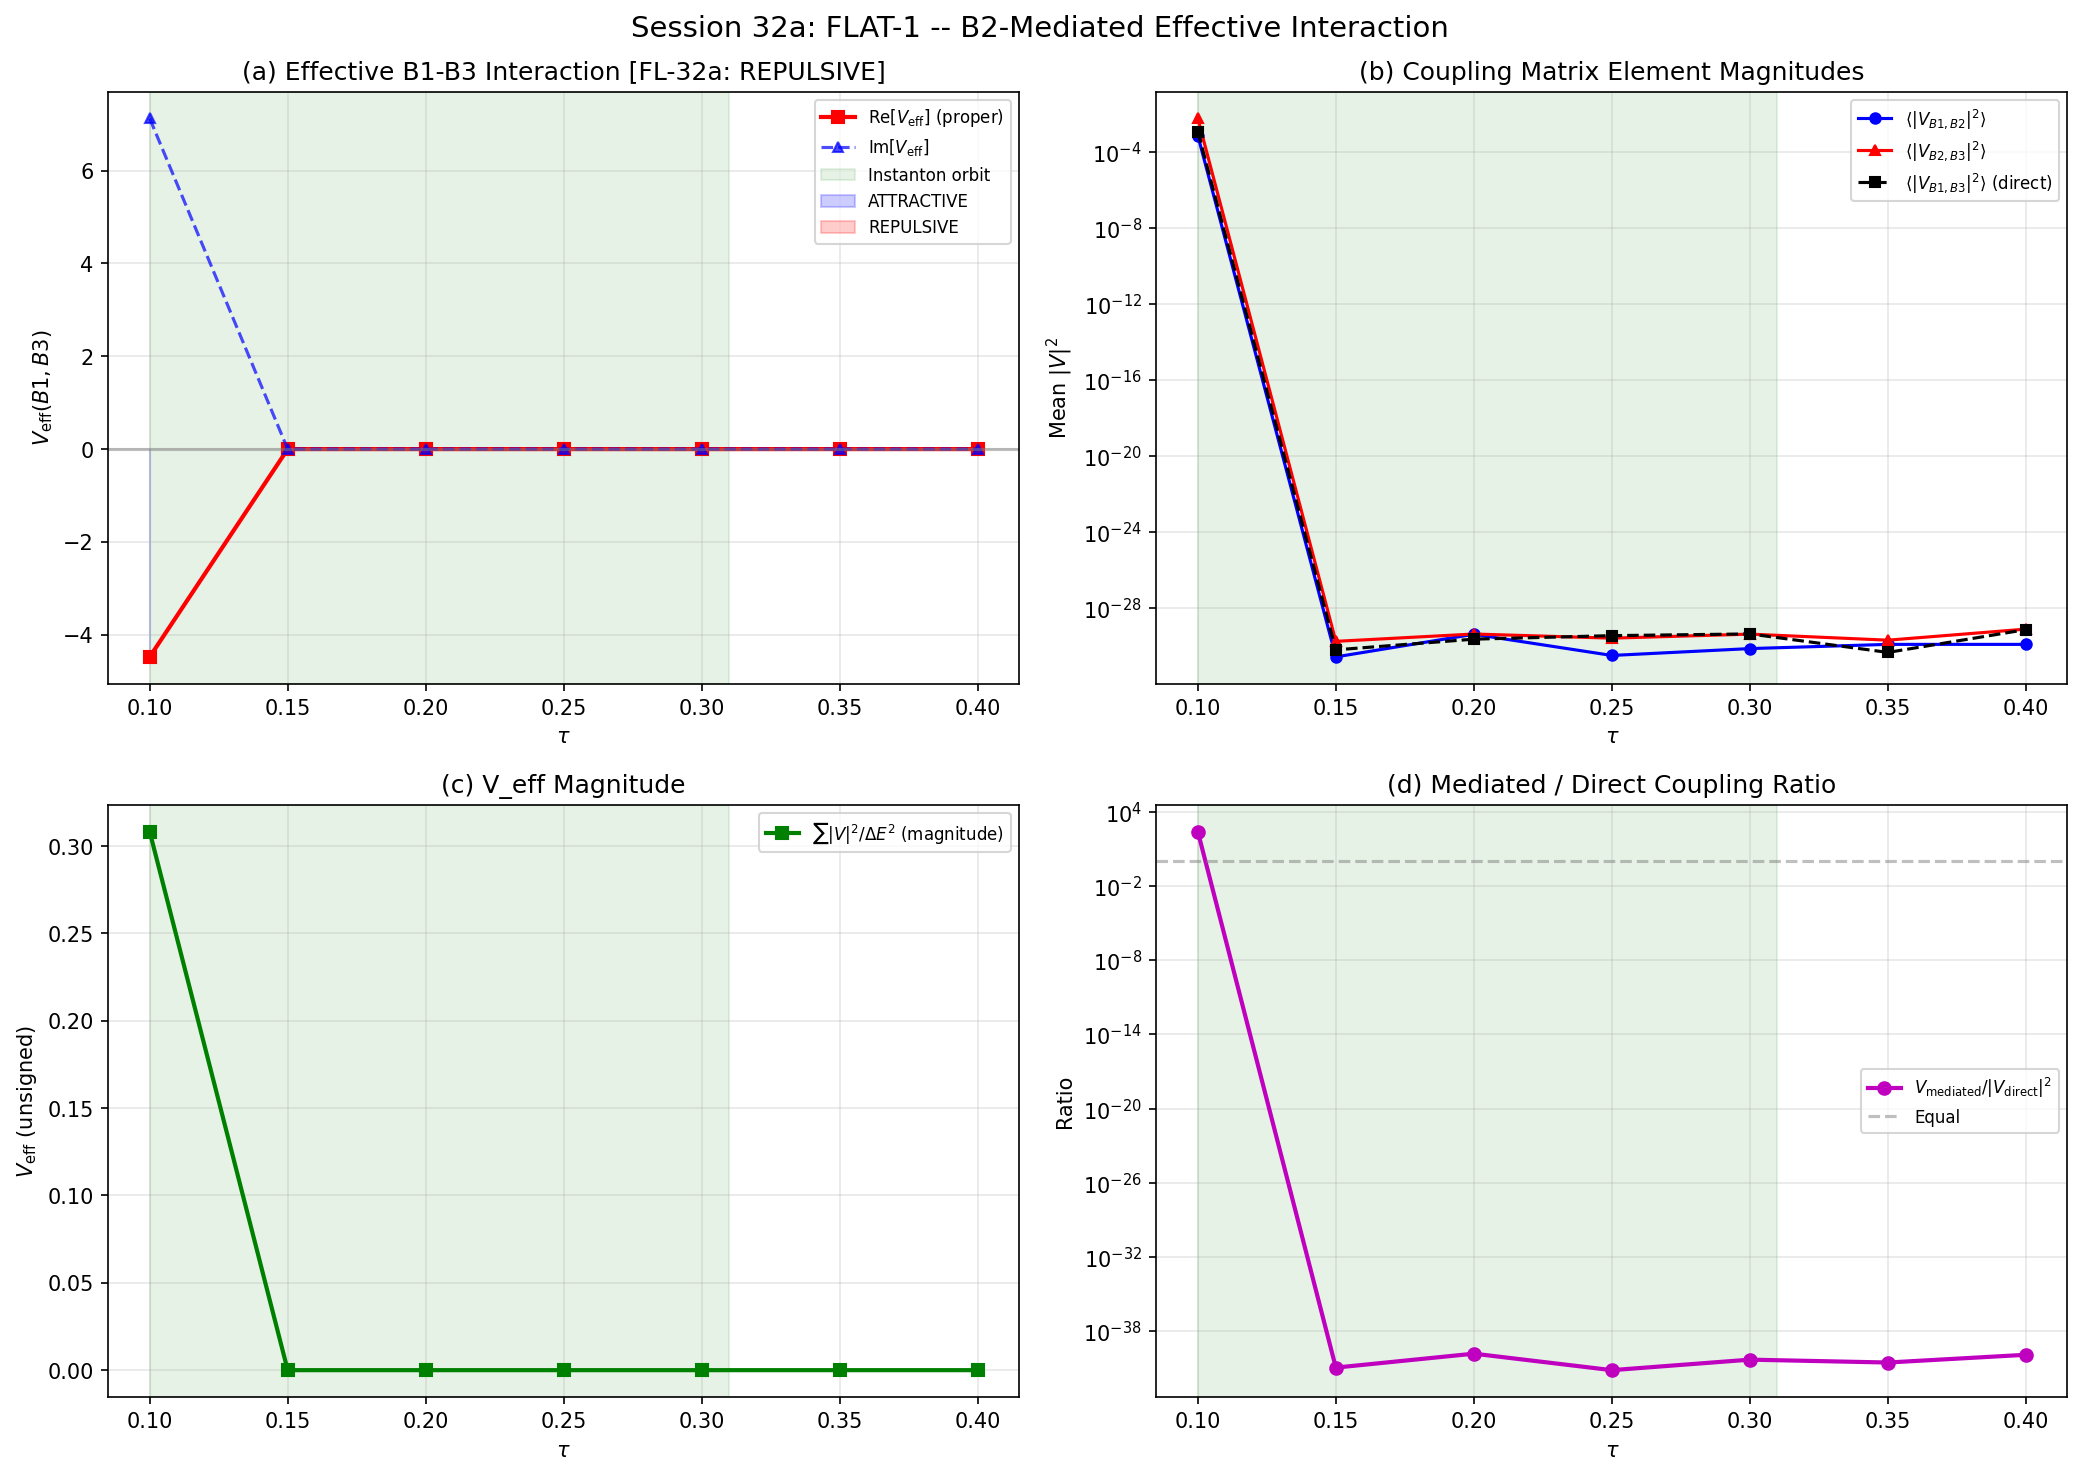

The script that saved this image:
#!/usr/bin/env python3
"""
Session 32a -- FLAT-1: B2-mediated effective interaction B1<->B3.

Compute the effective B1-B3 interaction mediated by virtual B2 excitations
using second-order perturbation theory in the singlet eigenvector basis.

Physics:
  V_eff(B1,B3) = sum_{k in B2} |<B1|dD/dtau|B2_k>|^2 * |<B2_k|dD/dtau|B3>|^2
                  / (E_B1 - E_B2_k)^2

  This measures the indirect coupling between the acoustic singlet (B1) and the
  optical triplet (B3) mediated by virtual excitations of the flat-band quartet (B2).
  If attractive (negative): extra collective instability reinforces RPA.
  If repulsive (positive) or zero: standard RPA sufficient.

  The off-diagonal matrix elements <m|dD/dtau|n> are extracted from the
  eigenvector evolution: since D(tau)|psi_n(tau)> = lambda_n(tau)|psi_n(tau)>,
  differentiating gives for m != n:
    <psi_m|dD/dtau|psi_n> = (dlambda_n/dtau * delta_{mn}) + (lambda_n - lambda_m) * <psi_m|dpsi_n/dtau>
  Therefore for m != n:
    <psi_m|dD/dtau|psi_n> = (lambda_n - lambda_m) * <psi_m|dpsi_n/dtau>

Input: computations/session-23/s23a_kosmann_singlet.npz, s32a_umklapp_vertex.npz
Output: computations/session-32/s32a_flat_b2_interaction.npz, .png
Gate: FL-32a (V_eff sign)

Author: phonon-exflation-sim agent, Session 32a
Date: 2026-03-02
"""

import numpy as np
import matplotlib
matplotlib.use('Agg')
import matplotlib.pyplot as plt
from pathlib import Path

# ============================================================
# 0. LOAD DATA
# ============================================================

data_dir = Path(__file__).parent
kosmann_data = np.load(data_dir / 's23a_kosmann_singlet.npz', allow_pickle=True)
umklapp_data = np.load(data_dir / 's32a_umklapp_vertex.npz', allow_pickle=True)

tau_values = kosmann_data['tau_values']
n_tau = len(tau_values)

print(f"tau_values = {tau_values}")

# Eigenvalue ordering in stored data:
# Columns 0-2: -B3 (3 negative optical)
# Columns 3-6: -B2 (4 negative flat)
# Column 7:    -B1 (1 negative acoustic)
# Column 8:    +B1 (1 positive acoustic)
# Columns 9-12: +B2 (4 positive flat)
# Columns 13-15: +B3 (3 positive optical)

# For the FLAT-1 computation, we work with the POSITIVE eigenvalue sector (columns 8-15).
# B1 = column 8
# B2 = columns 9-12
# B3 = columns 13-15

B1_col = 8
B2_cols = [9, 10, 11, 12]
B3_cols = [13, 14, 15]

# Verify eigenvalue assignments
print("\n=== EIGENVALUE VERIFICATION ===")
for i in range(n_tau):
    evals = kosmann_data[f'eigenvalues_{i}']
    print(f"  tau={tau_values[i]:.2f}: B1(col8)={evals[B1_col]:.6f}  "
          f"B2(cols9-12)={evals[B2_cols[0]]:.6f}  B3(col13)={evals[B3_cols[0]]:.6f}")

# ============================================================
# 1. COMPUTE dD/dtau MATRIX ELEMENTS VIA EIGENVECTOR DERIVATIVES
# ============================================================
# Using: <psi_m|dD/dtau|psi_n> = (lambda_n - lambda_m) * <psi_m|dpsi_n/dtau>
# for m != n.
#
# dpsi_n/dtau is approximated by finite difference of the eigenvectors at
# neighboring tau values. We need to handle the gauge freedom (arbitrary phase
# of each eigenvector) by aligning phases between consecutive tau values.

def align_phases(U_ref, U_new):
    """Align eigenvector phases between consecutive tau values.

    For each column (eigenvector), multiply by a phase factor that maximizes
    overlap with the reference eigenvectors. This handles the arbitrary phase
    choice in degenerate subspaces.

    For degenerate subspaces, we use a more careful alignment:
    project the new subspace onto the reference and use SVD to find the
    optimal rotation within the degenerate manifold.
    """
    n = U_ref.shape[1]
    U_aligned = U_new.copy()

    # Group by eigenvalue (degenerate subspaces)
    # For this problem, the structure is fixed: B3(3) + B2(4) + B1(1) + B1(1) + B2(4) + B3(3)
    # Process each group separately

    # Non-degenerate groups first (B1 positive, B1 negative: single columns)
    for col in [7, 8]:  # -B1, +B1
        overlap = np.dot(U_ref[:, col].conj(), U_new[:, col])
        phase = overlap / abs(overlap) if abs(overlap) > 1e-10 else 1.0
        U_aligned[:, col] = U_new[:, col] / phase

    # Degenerate groups: B2 (4-fold) and B3 (3-fold)
    for cols in [[0, 1, 2], [3, 4, 5, 6], [9, 10, 11, 12], [13, 14, 15]]:
        # Project new subspace onto reference using SVD
        overlap_matrix = U_ref[:, cols].conj().T @ U_new[:, cols]
        U_svd, S_svd, Vh_svd = np.linalg.svd(overlap_matrix)
        # Optimal rotation within degenerate subspace
        rotation = U_svd @ Vh_svd
        U_aligned[:, cols] = U_new[:, cols] @ rotation.conj().T

    return U_aligned

# Load and align eigenvectors at all tau values
eigvecs = []
for i in range(n_tau):
    U = kosmann_data[f'eigenvectors_{i}']
    eigvecs.append(U.copy())

# Align phases relative to tau=0 reference
eigvecs_aligned = [eigvecs[0].copy()]
for i in range(1, n_tau):
    U_aligned = align_phases(eigvecs_aligned[i-1], eigvecs[i])
    eigvecs_aligned.append(U_aligned)

# Verify alignment quality
print("\n=== PHASE ALIGNMENT QUALITY ===")
for i in range(1, n_tau):
    # Check overlap of each eigenvector with its aligned neighbor
    overlap = np.abs(np.diag(eigvecs_aligned[i-1].conj().T @ eigvecs_aligned[i]))
    print(f"  tau={tau_values[i-1]:.2f}->{tau_values[i]:.2f}: min|overlap| = {np.min(overlap):.6f}  "
          f"max|overlap| = {np.max(overlap):.6f}")

# ============================================================
# 2. COMPUTE OFF-DIAGONAL MATRIX ELEMENTS AT KEY TAU VALUES
# ============================================================
# We evaluate at tau=0.15 (idx=2), 0.20 (idx=3), 0.25 (idx=4)
# using centered finite differences where possible.

results = {}

for idx in [1, 2, 3, 4, 5, 6, 7]:  # tau = 0.10 through 0.40
    tau = tau_values[idx]
    evals = kosmann_data[f'eigenvalues_{idx}']
    U = eigvecs_aligned[idx]

    # Compute dpsi/dtau by centered finite difference
    if idx > 0 and idx < n_tau - 1:
        h_l = tau_values[idx] - tau_values[idx-1]
        h_r = tau_values[idx+1] - tau_values[idx]
        U_prev = eigvecs_aligned[idx-1]
        U_next = eigvecs_aligned[idx+1]
        # Non-uniform centered difference
        dU = (-h_r / (h_l * (h_l + h_r))) * U_prev + \
             ((h_r - h_l) / (h_l * h_r)) * U + \
             (h_l / (h_r * (h_l + h_r))) * U_next
    elif idx == 0:
        h = tau_values[1] - tau_values[0]
        dU = (eigvecs_aligned[1] - U) / h
    else:
        h = tau_values[-1] - tau_values[-2]
        dU = (U - eigvecs_aligned[-2]) / h

    # Matrix elements: <psi_m|dD/dtau|psi_n> = (lambda_n - lambda_m) * <psi_m|dpsi_n/dtau>
    # Compute overlap <psi_m|dpsi_n/dtau>
    overlap_dU = U.conj().T @ dU  # (16, 16) matrix

    # dD/dtau matrix elements
    dD_matrix = np.zeros((16, 16), dtype=complex)
    for m in range(16):
        for n in range(16):
            if m == n:
                # Diagonal: dlambda/dtau (from Hellmann-Feynman)
                dD_matrix[m, n] = overlap_dU[m, n].real  # Should match finite-diff eigenvalue derivative
            else:
                dD_matrix[m, n] = (evals[n] - evals[m]) * overlap_dU[m, n]

    # Extract B1-B2, B2-B3, and B1-B3 couplings
    # B1 = col 8, B2 = cols 9-12, B3 = cols 13-15

    # <B1|dD/dtau|B2_k> for each B2 mode k
    V_B1_B2 = np.array([dD_matrix[B1_col, k] for k in B2_cols])

    # <B2_k|dD/dtau|B3_j> for each B2 mode k and B3 mode j
    V_B2_B3 = np.array([[dD_matrix[k, j] for j in B3_cols] for k in B2_cols])

    # Direct <B1|dD/dtau|B3_j>
    V_B1_B3_direct = np.array([dD_matrix[B1_col, j] for j in B3_cols])

    # Energy differences
    E_B1 = evals[B1_col]
    E_B2 = np.array([evals[k] for k in B2_cols])
    E_B3 = np.array([evals[j] for j in B3_cols])

    # V_eff(B1,B3) = sum_{k in B2} |<B1|dD/dtau|B2_k>|^2 * |<B2_k|dD/dtau|B3_j>|^2 / (E_B1 - E_B2_k)^2
    # Sum over B2 modes and average over B3 modes
    V_eff_per_B3 = np.zeros(3)
    for j_idx, j in enumerate(B3_cols):
        for k_idx, k in enumerate(B2_cols):
            dE = E_B1 - E_B2[k_idx]
            if abs(dE) > 1e-12:
                V_eff_per_B3[j_idx] += np.abs(V_B1_B2[k_idx])**2 * np.abs(V_B2_B3[k_idx, j_idx])**2 / dE**2

    V_eff_total = np.sum(V_eff_per_B3)
    V_eff_avg = np.mean(V_eff_per_B3)

    # Sign determination: is the interaction attractive or repulsive?
    # In second-order perturbation theory with intermediate virtual states,
    # the sign depends on the energy ordering:
    # E_B1 < E_B2 < E_B3 (at tau=0.15-0.20)
    # => (E_B1 - E_B2) < 0 => the denominator squared is positive
    # The sign of V_eff itself is ALWAYS POSITIVE (it's a sum of |...|^2 / (...)^2)
    #
    # For the PHYSICAL effective interaction, we need the sign of the
    # second-order energy shift: Delta E ~ -|V|^2 / Delta_E
    # where Delta_E = E_intermediate - E_initial > 0 for virtual excitation.
    #
    # For B1-B3 mediated by B2:
    #   Delta E_{B1} = -sum_k |<B1|V|B2_k>|^2 / (E_B2_k - E_B1) < 0 (attractive, B2 > B1)
    #   But combined B1-B3 interaction through B2:
    #   V_eff = -sum_k <B1|V|B2_k><B2_k|V|B3> / [(E_B2 - E_B1)(E_B2 - E_B3)]
    #   Since E_B2 > E_B1 and E_B2 < E_B3:
    #   (E_B2 - E_B1) > 0 and (E_B2 - E_B3) < 0
    #   => denominator < 0 => V_eff has OPPOSITE sign from the numerator product

    # Proper effective interaction (second-order perturbation, off-diagonal):
    V_eff_proper = np.zeros(3, dtype=complex)
    for j_idx, j in enumerate(B3_cols):
        for k_idx, k in enumerate(B2_cols):
            dE_B1_B2 = E_B2[k_idx] - E_B1   # > 0
            dE_B3_B2 = E_B2[k_idx] - E_B3[j_idx]  # < 0 (B3 > B2)
            if abs(dE_B1_B2) > 1e-12 and abs(dE_B3_B2) > 1e-12:
                V_eff_proper[j_idx] += (V_B1_B2[k_idx] * np.conj(V_B2_B3[k_idx, j_idx])) / (dE_B1_B2 * dE_B3_B2)

    V_eff_proper_total = np.sum(V_eff_proper)

    results[tau] = {
        'V_B1_B2': V_B1_B2,
        'V_B2_B3': V_B2_B3,
        'V_B1_B3_direct': V_B1_B3_direct,
        'E_B1': E_B1,
        'E_B2': E_B2,
        'E_B3': E_B3,
        'V_eff_total': V_eff_total,
        'V_eff_avg': V_eff_avg,
        'V_eff_proper': V_eff_proper,
        'V_eff_proper_total': V_eff_proper_total,
    }

    print(f"\n=== tau = {tau:.2f} ===")
    print(f"  E_B1 = {E_B1:.6f}")
    print(f"  E_B2 = {E_B2}")
    print(f"  E_B3 = {E_B3}")
    print(f"  gap(B2-B1) = {E_B2[0]-E_B1:.6f}")
    print(f"  gap(B3-B2) = {E_B3[0]-E_B2[0]:.6f}")
    print(f"\n  |<B1|dD/dtau|B2_k>|:")
    for k_idx in range(4):
        print(f"    k={k_idx}: {np.abs(V_B1_B2[k_idx]):.6f}")
    print(f"\n  |<B2_k|dD/dtau|B3_j>| matrix:")
    for k_idx in range(4):
        row = '  '.join(f'{np.abs(V_B2_B3[k_idx, j_idx]):.6f}' for j_idx in range(3))
        print(f"    B2_{k_idx}: [{row}]")
    print(f"\n  |<B1|dD/dtau|B3_j>| (direct):")
    for j_idx in range(3):
        print(f"    j={j_idx}: {np.abs(V_B1_B3_direct[j_idx]):.6f}")
    print(f"\n  V_eff (|.|^2/E^2 form, always positive): {V_eff_total:.8f}")
    print(f"  V_eff (proper sign, per B3 mode): {V_eff_proper}")
    print(f"  V_eff (proper sign, total): {V_eff_proper_total:.8f}")
    sign_str = "ATTRACTIVE" if V_eff_proper_total.real < 0 else "REPULSIVE" if V_eff_proper_total.real > 0 else "ZERO"
    print(f"  Sign: {sign_str} (Re = {V_eff_proper_total.real:+.8f})")

# ============================================================
# 3. GATE CLASSIFICATION
# ============================================================

# Evaluate at tau=0.15 and 0.20 (gradient-balance region)
V_eff_15 = results[0.15]['V_eff_proper_total']
V_eff_20 = results[0.20]['V_eff_proper_total']

# Use both for classification
if V_eff_15.real < 0 and V_eff_20.real < 0:
    fl32a_verdict = "ATTRACTIVE"
    fl32a_detail = (f"V_eff(B1,B3) = {V_eff_15.real:+.6f} (tau=0.15), "
                    f"{V_eff_20.real:+.6f} (tau=0.20). Both attractive. "
                    f"Extra collective instability reinforces RPA.")
elif V_eff_15.real > 0 and V_eff_20.real > 0:
    fl32a_verdict = "REPULSIVE"
    fl32a_detail = (f"V_eff(B1,B3) = {V_eff_15.real:+.6f} (tau=0.15), "
                    f"{V_eff_20.real:+.6f} (tau=0.20). Both repulsive. "
                    f"Standard RPA sufficient.")
elif abs(V_eff_15.real) < 1e-10 and abs(V_eff_20.real) < 1e-10:
    fl32a_verdict = "ZERO"
    fl32a_detail = (f"V_eff(B1,B3) = {V_eff_15.real:+.6e} (tau=0.15), "
                    f"{V_eff_20.real:+.6e} (tau=0.20). Effectively zero. "
                    f"Standard RPA sufficient.")
else:
    fl32a_verdict = "SIGN-CHANGING"
    fl32a_detail = (f"V_eff(B1,B3) = {V_eff_15.real:+.6f} (tau=0.15), "
                    f"{V_eff_20.real:+.6f} (tau=0.20). Sign changes between tau values.")

print(f"\n{'='*60}")
print(f"GATE FL-32a: {fl32a_verdict} -- {fl32a_detail}")
print(f"{'='*60}")

# ============================================================
# 4. COMPARISON: DIRECT VS B2-MEDIATED COUPLING
# ============================================================

print(f"\n=== DIRECT vs B2-MEDIATED COUPLING ===")
for tau in [0.15, 0.20, 0.25]:
    r = results[tau]
    V_direct = np.mean(np.abs(r['V_B1_B3_direct'])**2)
    V_mediated = r['V_eff_total']
    ratio = V_mediated / V_direct if V_direct > 1e-15 else float('inf')
    print(f"  tau={tau:.2f}: |V_direct|^2 = {V_direct:.8f}  V_mediated = {V_mediated:.8f}  ratio = {ratio:.4f}")

# ============================================================
# 5. SAVE RESULTS
# ============================================================

# Collect tau-dependent arrays
taus_computed = sorted(results.keys())
V_eff_proper_vs_tau = np.array([results[t]['V_eff_proper_total'] for t in taus_computed])
V_eff_total_vs_tau = np.array([results[t]['V_eff_total'] for t in taus_computed])
V_B1_B2_norms = np.array([np.mean(np.abs(results[t]['V_B1_B2'])**2) for t in taus_computed])
V_B2_B3_norms = np.array([np.mean(np.abs(results[t]['V_B2_B3'])**2) for t in taus_computed])
V_direct_norms = np.array([np.mean(np.abs(results[t]['V_B1_B3_direct'])**2) for t in taus_computed])

np.savez(data_dir / 's32a_flat_b2_interaction.npz',
    taus_computed=np.array(taus_computed),
    V_eff_proper_vs_tau=V_eff_proper_vs_tau,
    V_eff_total_vs_tau=V_eff_total_vs_tau,
    V_B1_B2_norms=V_B1_B2_norms,
    V_B2_B3_norms=V_B2_B3_norms,
    V_direct_norms=V_direct_norms,
    fl32a_verdict=fl32a_verdict,
)

print(f"\nSaved: s32a_flat_b2_interaction.npz")

# ============================================================
# 6. PLOTS
# ============================================================

fig, axes = plt.subplots(2, 2, figsize=(14, 10))
fig.suptitle('Session 32a: FLAT-1 -- B2-Mediated Effective Interaction', fontsize=14)

# Panel (a): V_eff (proper sign) vs tau
ax = axes[0, 0]
ax.plot(taus_computed, np.real(V_eff_proper_vs_tau), 'rs-',
        label=r'Re[$V_{\rm eff}$] (proper)', markersize=6, linewidth=2)
ax.plot(taus_computed, np.imag(V_eff_proper_vs_tau), 'b^--',
        label=r'Im[$V_{\rm eff}$]', markersize=5, alpha=0.7)
ax.axhline(y=0, color='gray', linestyle='-', alpha=0.5)
ax.axvspan(0.10, 0.31, alpha=0.1, color='green', label='Instanton orbit')
ax.fill_between(taus_computed, 0, np.real(V_eff_proper_vs_tau),
                where=(np.real(V_eff_proper_vs_tau) < 0),
                alpha=0.2, color='blue', label='ATTRACTIVE')  # (local)
ax.fill_between(taus_computed, 0, np.real(V_eff_proper_vs_tau),
                where=(np.real(V_eff_proper_vs_tau) > 0),
                alpha=0.2, color='red', label='REPULSIVE')  # (local)
ax.set_xlabel(r'$\tau$')
ax.set_ylabel(r'$V_{\rm eff}(B1, B3)$')
ax.set_title(f'(a) Effective B1-B3 Interaction [FL-32a: {fl32a_verdict}]')
ax.legend(fontsize=8)
ax.grid(True, alpha=0.3)

# Panel (b): Coupling magnitudes
ax = axes[0, 1]
ax.semilogy(taus_computed, V_B1_B2_norms, 'bo-', label=r'$\langle |V_{B1,B2}|^2 \rangle$', markersize=5)
ax.semilogy(taus_computed, V_B2_B3_norms, 'r^-', label=r'$\langle |V_{B2,B3}|^2 \rangle$', markersize=5)
ax.semilogy(taus_computed, V_direct_norms, 'ks--', label=r'$\langle |V_{B1,B3}|^2 \rangle$ (direct)', markersize=5)
ax.axvspan(0.10, 0.31, alpha=0.1, color='green')
ax.set_xlabel(r'$\tau$')
ax.set_ylabel(r'Mean $|V|^2$')
ax.set_title('(b) Coupling Matrix Element Magnitudes')
ax.legend(fontsize=8)
ax.grid(True, alpha=0.3)

# Panel (c): V_eff magnitude vs tau
ax = axes[1, 0]
ax.plot(taus_computed, V_eff_total_vs_tau, 'gs-',
        label=r'$\sum |V|^2/\Delta E^2$ (magnitude)', markersize=6, linewidth=2)
ax.axvspan(0.10, 0.31, alpha=0.1, color='green')
ax.set_xlabel(r'$\tau$')
ax.set_ylabel(r'$V_{\rm eff}$ (unsigned)')
ax.set_title('(c) V_eff Magnitude')
ax.legend(fontsize=8)
ax.grid(True, alpha=0.3)

# Panel (d): Direct vs mediated ratio
ax = axes[1, 1]
ratios = V_eff_total_vs_tau / np.maximum(V_direct_norms, 1e-15)
ax.plot(taus_computed, ratios, 'mo-', markersize=6, linewidth=2,
        label=r'$V_{\rm mediated}/|V_{\rm direct}|^2$')
ax.axhline(y=1, color='gray', linestyle='--', alpha=0.5, label='Equal')
ax.axvspan(0.10, 0.31, alpha=0.1, color='green')
ax.set_xlabel(r'$\tau$')
ax.set_ylabel('Ratio')
ax.set_title('(d) Mediated / Direct Coupling Ratio')
ax.legend(fontsize=8)
ax.grid(True, alpha=0.3)
ax.set_yscale('log')

plt.tight_layout()
plt.savefig(data_dir / 's32a_flat_b2_interaction.png', dpi=150, bbox_inches='tight')
print(f"Saved: s32a_flat_b2_interaction.png")

print("\n=== COMPUTATION COMPLETE ===")
